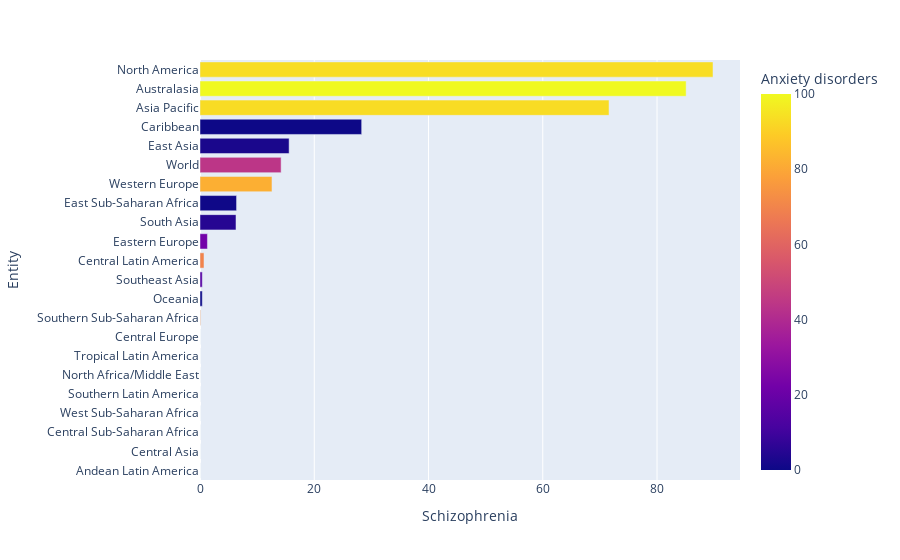

The notebook cell this image was saved under:
### Code cell
df2.sort_values(by= "Schizophrenia" ,inplace=True)
plt.figure(dpi=200)
fig = px.bar(df2, x="Schizophrenia", y="Entity", orientation='h',color='Anxiety disorders')
fig.show()

### Figure 1 — Plotly figure (JSON) as saved in the notebook; plotly's stock layout.template omitted (floating-point values rounded to 4 significant figures)
{"data": [{"alignmentgroup": "True", "hovertemplate": "Schizophrenia=%{x}<br>Entity=%{y}<br>Anxiety disorders=%{marker.color}<extra></extra>", "legendgroup": "", "marker": {"color": [0.0, 0.0, 0.0, 46.6, 28.4, 43.7, 6.4, 25.5, 73.6, 0.0, 15.5, 69.7, 22.3, 4.9, 0.4, 81.8, 44.2, 2.5, 0.0, 93.1, 100.0, 93.4], "coloraxis": "coloraxis", "pattern": {"shape": ""}}, "name": "", "offsetgroup": "", "orientation": "h", "showlegend": false, "textposition": "auto", "x": [0.0, 0.0, 0.0, 0.0, 0.0, 0.0, 0.0, 0.0, 0.1, 0.4, 0.4, 0.7, 1.3, 6.3, 6.4, 12.6, 14.2, 15.6, 28.3, 71.6, 85.1, 89.8], "xaxis": "x", "y": ["Andean Latin America", "Central Asia", "Central Sub-Saharan Africa", "West Sub-Saharan Africa", "Southern Latin America", "North Africa/Middle East", "Tropical Latin America", "Central Europe", "Southern Sub-Saharan Africa", "Oceania", "Southeast Asia", "Central Latin America", "Eastern Europe", "South Asia", "East Sub-Saharan Africa", "Western Europe", "World", "East Asia", "Caribbean", "Asia Pacific", "Australasia", "North America"], "yaxis": "y", "type": "bar"}], "layout": {"xaxis": {"anchor": "y", "domain": [0.0, 1.0], "title": {"text": "Schizophrenia"}}, "yaxis": {"anchor": "x", "domain": [0.0, 1.0], "title": {"text": "Entity"}}, "coloraxis": {"colorbar": {"title": {"text": "Anxiety disorders"}}, "colorscale": [[0.0, "#0d0887"], [0.1111, "#46039f"], [0.2222, "#7201a8"], [0.3333, "#9c179e"], [0.4444, "#bd3786"], [0.5556, "#d8576b"], [0.6667, "#ed7953"], [0.7778, "#fb9f3a"], [0.8889, "#fdca26"], [1.0, "#f0f921"]]}, "legend": {"tracegroupgap": 0}, "margin": {"t": 60}, "barmode": "relative"}}
